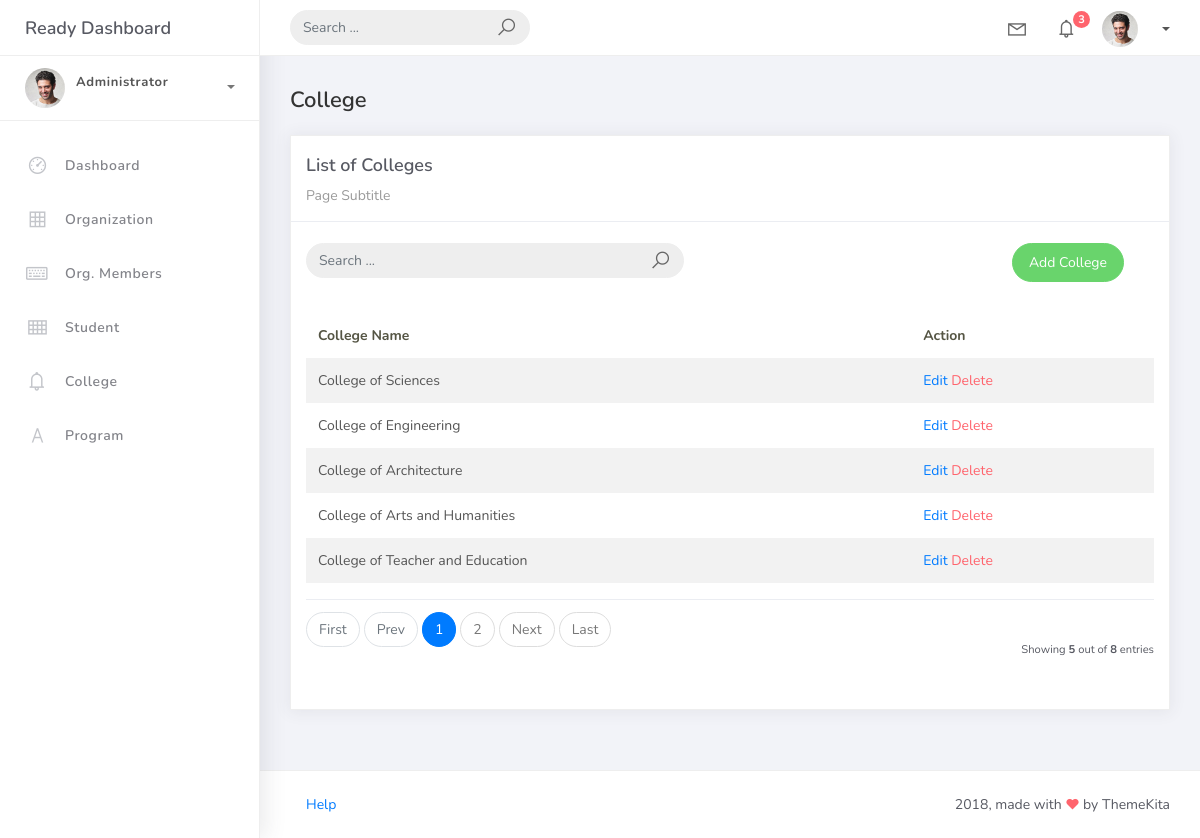
Screenshot of /college_list/ with the database file from the repository.
### studentorg/models.py (models this page shows, shortened)
class BaseModel(models.Model):
    created_at = models.DateTimeField(auto_now_add=True, db_index=True)
    updated_at = models.DateTimeField(auto_now=True)
    class Meta:
        abstract = True

class College(BaseModel):
    college_name = models.CharField(max_length=150)

### studentorg/views.py (the view)
# urls.py: path("college_list/", CollegeListView.as_view(), name="college-list"),
class CollegeListView(ListView):
    model = College
    template_name = "college_list.html"
    paginate_by = 5
    def get_queryset(self):
        qs = super().get_queryset()
        query = self.request.GET.get("q")
        if query:
            qs = qs.filter(
                Q(college_name__icontains=query)
            )
        return qs

### templates/college_list.html (shortened to what this page needs)
{% extends 'base.html' %}
{% load static %}
{% block content %}
<div class="content">
    <div class="container-fluid">
        <h4 class="page-title">College</h4>
        <div class="row">
            <div class="col-md-12">
                <div class="card">
                    <div class="card-header">
                        <div class="card-title">List of Colleges</div>
                        <div class="card-category">Page Subtitle</div>
                    </div>
                    <br />
                    <div class="col-md-12 row">
                        <div class="col-md-6">
                            <form class="navbar-left navbar-form nav-search mr-md-3"
                                  action="{% url 'college-list' %}"
                                  method="get">
                                <div class="input-group">
                                    <input type="text"
                                           placeholder="Search ..."
                                           class="form-control"
                                           name="q"
                                           value="{{ request.GET.q }}">
                                    <div class="input-group-append">
                                        <span class="input-group-text">
                                            <i class="la la-search search-icon"></i>
                                        </span>
                                    </div>
                                </div>
                            </form>
                        </div>
                        <div class="col-md-6">
                            <div class="pull-right">
                                <a href="{% url 'college-add' %}"
                                   class="btn btn-success btn-rounded">
                                    Add College
                                </a>
                            </div>
                        </div>
                    </div>
                    <div class="card-body">
                        <table class="table table-striped mt-3">
                            <thead>
                                <tr>
                                    <th scope="col">College Name</th>
                                    <th scope="col">Action</th>
                                </tr>
                            </thead>
                            <tbody>
                                {% for object in object_list %}
                                <tr>
                                    <td>{{ object.college_name }}</td>
                                    <td>
                                        <a href="{% url 'college-update' object.id %}">
                                            Edit
                                        </a>
                                        <a href="{% url 'college-delete' object.id %}"
                                           class="text-danger">
                                            Delete
                                        </a>
                                    </td>
                                </tr>
                                {% endfor %}
                            </tbody>
                        </table>
                        {% include 'includes/pagination.html' %}
                    </div>
                </div>
            </div>
        </div>
    </div>
</div>
{% endblock %}

### rows the page displays
College: college_name "College of Sciences"
College: college_name "College of Engineering"
College: college_name "College of Architecture"
College: college_name "College of Arts and Humanities"
College: college_name "College of Teacher and Education"

### other values shown
{{ page_num }} "1"
{{ page_num }} "2"
{{ object_list.count }} "5"
{{ paginator.count }} "8"
